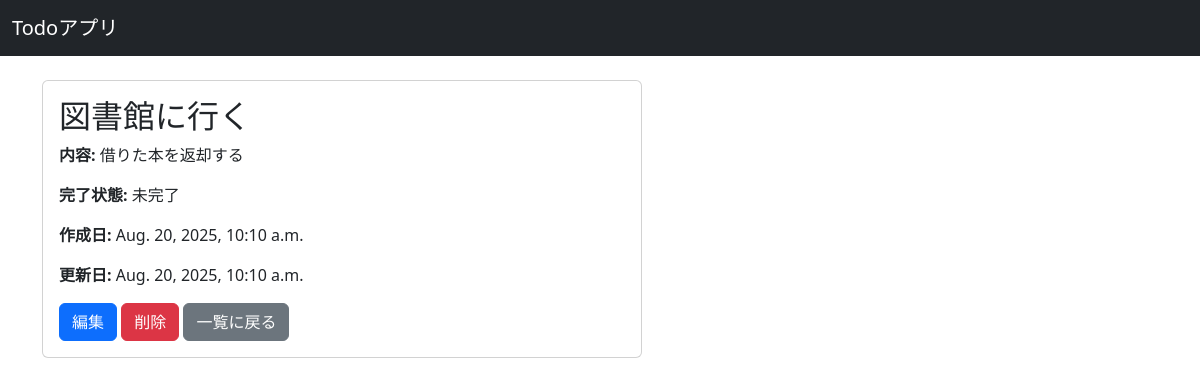
Screenshot of /todos/todos/3 with the database file from the repository.
### todos/models.py (models this page shows, shortened)
class Todo(models.Model):
    user = models.ForeignKey(User, on_delete=models.CASCADE)
    title = models.CharField(max_length=30, null=False)
    description = models.TextField(null=True, blank=True)
    is_completed = models.BooleanField(default=False)
    due_date = models.DateField(null=False)
    created_at = models.DateTimeField(auto_now_add=True)
    updated_at = models.DateTimeField(auto_now=True)

### todos/views.py (the view)
# urls.py: path("todos/<int:pk>", TodoDetailView.as_view(), name="todo_detail"),
class TodoDetailView(DetailView):
    model = Todo
    template_name = 'todos/detail.html'
    context_object_name = 'todo'

### todos/templates/todos/detail.html (shortened to what this page needs)
{% extends "base.html" %}
{% block content %}
    <div class="card" style="max-width: 600px;">
        <div class="card-body">
            <div class="todo-detail">
                <h2 class="card-title">{{ todo.title }}</h2>
                <p class="card-text"><strong>内容:</strong> {{ todo.description }}</p>
                <p class="card-text">
                    <strong>完了状態:</strong>
                    {% if todo.is_completed %}完了{% else %}未完了{% endif %}
                </p>
                <p class="card-text">
                    <strong>作成日:</strong>
                    {{ todo.created_at }}
                </p>
                <p class="card-text">
                    <strong>更新日:</strong>
                    {{ todo.updated_at }}
                </p>
                <a href="{% url 'todo_edit' todo.pk %}" class="btn btn-primary">編集</a>
                <a href="{% url 'todo_delete' todo.pk %}" class="btn btn-danger">削除</a>
                <a href="{% url 'todo_list' %}" class="btn btn-secondary">一覧に戻る</a>
            </div>
        </div>
    </div>
{% endblock %}

### rows the page displays
Todo: title "図書館に行く", description "借りた本を返却する", created_at "Aug. 20, 2025, 10:10 a.m.", updated_at "Aug. 20, 2025, 10:10 a.m."
